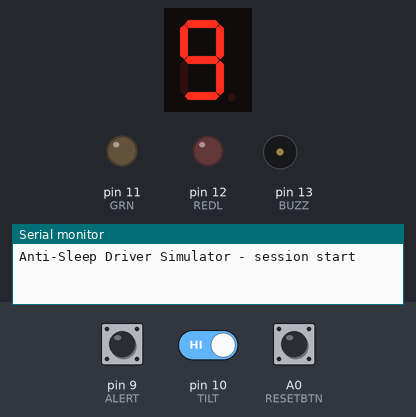
A sketch run on a simulated Arduino Uno, built with avr-gcc and run on an emulated ATmega328P. Parts: 1-digit seven-segment display, output pins drawn as LEDs (lit = HIGH), buzzer (waves = sounding), the last lines printed to the serial monitor. Wiring (inferred from the names in the program): 1-digit 7-segment display, segments lit when HIGH: segments pin 2, pin 3, pin 4, pin 5, pin 6, pin 7, pin 8. The test bench sets the inputs (shaded band); at power-on: pin 10 (TILT) HIGH, A0 (RESETBTN) HIGH, pin 9 (ALERT) HIGH. Random numbers use the default seed unless the sketch sets one; the segment pins are drawn as the display they are named for; pins used as bus, display or sensor lines are not drawn.

Above: at 1.2 s.
1.3 s: pin 10 (TILT) driven LOW
At 2.07 s:
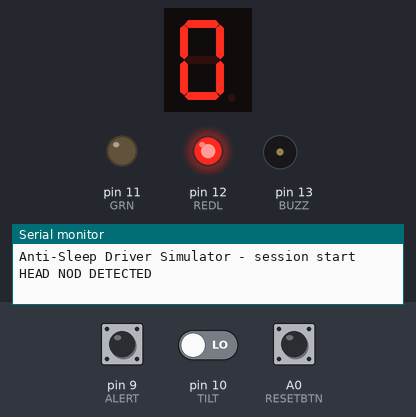
4.0 s: A0 (RESETBTN) pulled LOW for 0.15 s
At 13.99 s:
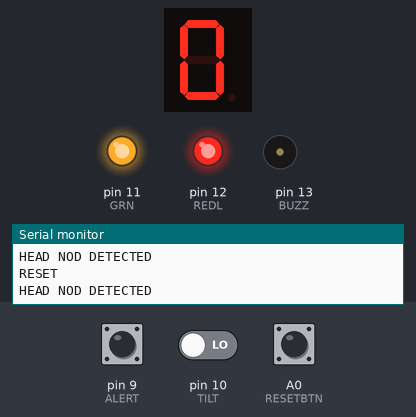
Timing chart, 0 to 15.0 s (numbered marks = the images above; inputs shaded):
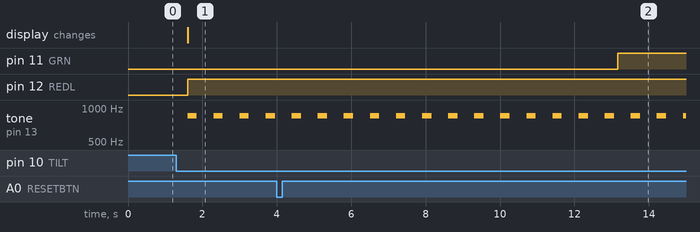

Measured:
- after the input at 1.3 s, pin 12 (REDL): LOW → HIGH after 0.30 s; tone on pin 13 (BUZZ): alternates 850 Hz for 0.25 s and silent for 0.45 s, starting after 0.30 s; the display: changes after 0.30 s (image 1)

The sketch:

P14_Anti-Sleep-Driver-Simulator.ino
```cpp
/* PROJECT 14 - ANTI-SLEEP DRIVER SIMULATOR  (11.C Group 1)
   At random times the GREEN LED asks "are you awake?" - press ALERT fast.
   Slow (>1.5 s) or missed checks lower the alertness score (9 -> 0).
   Head nod (tilt switch) = score 0 at once. Score 3 or less = RED + alarm. */
const int ALERT = 9, TILT = 10;         // buttons / tilt switch (other leg to GND)
const int GRN = 11, REDL = 12;          // LEDs (each through 220 ohm)
const int BUZZ = 13;                    // PASSIVE buzzer (tone)
const int RESETBTN = A0;                // A0 used as a digital input

int  score = 9;
bool waiting = false;
int  lastAlert = HIGH, lastReset = HIGH;
unsigned long askedAt = 0, nextCheck = 0, lastBeep = 0, tiltSince = 0;

// ---------- 7-SEGMENT DISPLAY (pins a,b,c,d,e,f,g) ----------
const int SEG[7] = {2, 3, 4, 5, 6, 7, 8};
const bool SEG_COMMON_ANODE = false;   // true = common pin goes to 5V instead of GND
const byte DIGIT[10][7] = {
  {1,1,1,1,1,1,0}, {0,1,1,0,0,0,0}, {1,1,0,1,1,0,1}, {1,1,1,1,0,0,1},
  {0,1,1,0,0,1,1}, {1,0,1,1,0,1,1}, {1,0,1,1,1,1,1}, {1,1,1,0,0,0,0},
  {1,1,1,1,1,1,1}, {1,1,1,1,0,1,1} };

void show(int n) {                      // show one number 0-9
  n = constrain(n, 0, 9);
  for (int i = 0; i < 7; i++) {
    bool on = DIGIT[n][i];
    digitalWrite(SEG[i], SEG_COMMON_ANODE ? !on : on);
  }
}
// True ONCE at the moment a button goes from up (HIGH) to pressed (LOW).
// Holding the button down does NOT repeat it.
bool justPressed(int pin, int &lastState) {
  int now = digitalRead(pin);
  bool pressed = (lastState == HIGH && now == LOW);
  lastState = now;
  if (pressed) delay(25);               // ignore contact bounce
  return pressed;
}

void scheduleNext() {
  waiting = false;
  digitalWrite(GRN, LOW);
  nextCheck = millis() + random(6000, 15000);  // next check in 6-15 s
}

void setup() {
  Serial.begin(9600);
  for (int i = 0; i < 7; i++) pinMode(SEG[i], OUTPUT);
  pinMode(ALERT, INPUT_PULLUP);
  pinMode(TILT, INPUT_PULLUP);
  pinMode(RESETBTN, INPUT_PULLUP);
  pinMode(GRN, OUTPUT); pinMode(REDL, OUTPUT); pinMode(BUZZ, OUTPUT);
  randomSeed(analogRead(A1));           // A1 left EMPTY on purpose = random noise
  scheduleNext();
  Serial.println("Anti-Sleep Driver Simulator - session start");
}

void loop() {
  if (justPressed(RESETBTN, lastReset)) { score = 9; scheduleNext(); Serial.println("RESET"); }

  // head nod = tilt switch closed for at least 300 ms
  if (digitalRead(TILT) == LOW) { if (tiltSince == 0) tiltSince = millis(); }
  else tiltSince = 0;
  if (tiltSince != 0 && millis() - tiltSince > 300 && score > 0) {
    score = 0;
    Serial.println("HEAD NOD DETECTED");
  }

  if (!waiting && (long)(millis() - nextCheck) >= 0) {   // time for a check
    waiting = true; askedAt = millis();
    digitalWrite(GRN, HIGH);
  }

  bool pressed = justPressed(ALERT, lastAlert);          // a new press, not a held button
  if (waiting) {
    if (pressed) {
      unsigned long rt = millis() - askedAt;
      Serial.print("reaction = "); Serial.print(rt); Serial.println(" ms");
      if (rt > 1500 && score > 0) score--;               // slow = getting tired
      scheduleNext();
    } else if (millis() - askedAt > 3000) {              // missed completely
      Serial.println("MISSED CHECK");
      if (score > 0) score--;
      scheduleNext();
    }
  }

  show(score);
  digitalWrite(REDL, score <= 3);
  if (score <= 3 && millis() - lastBeep > 700) {         // wake-up alarm, no delay()
    tone(BUZZ, 850, 250);
    lastBeep = millis();
  }
}
```
